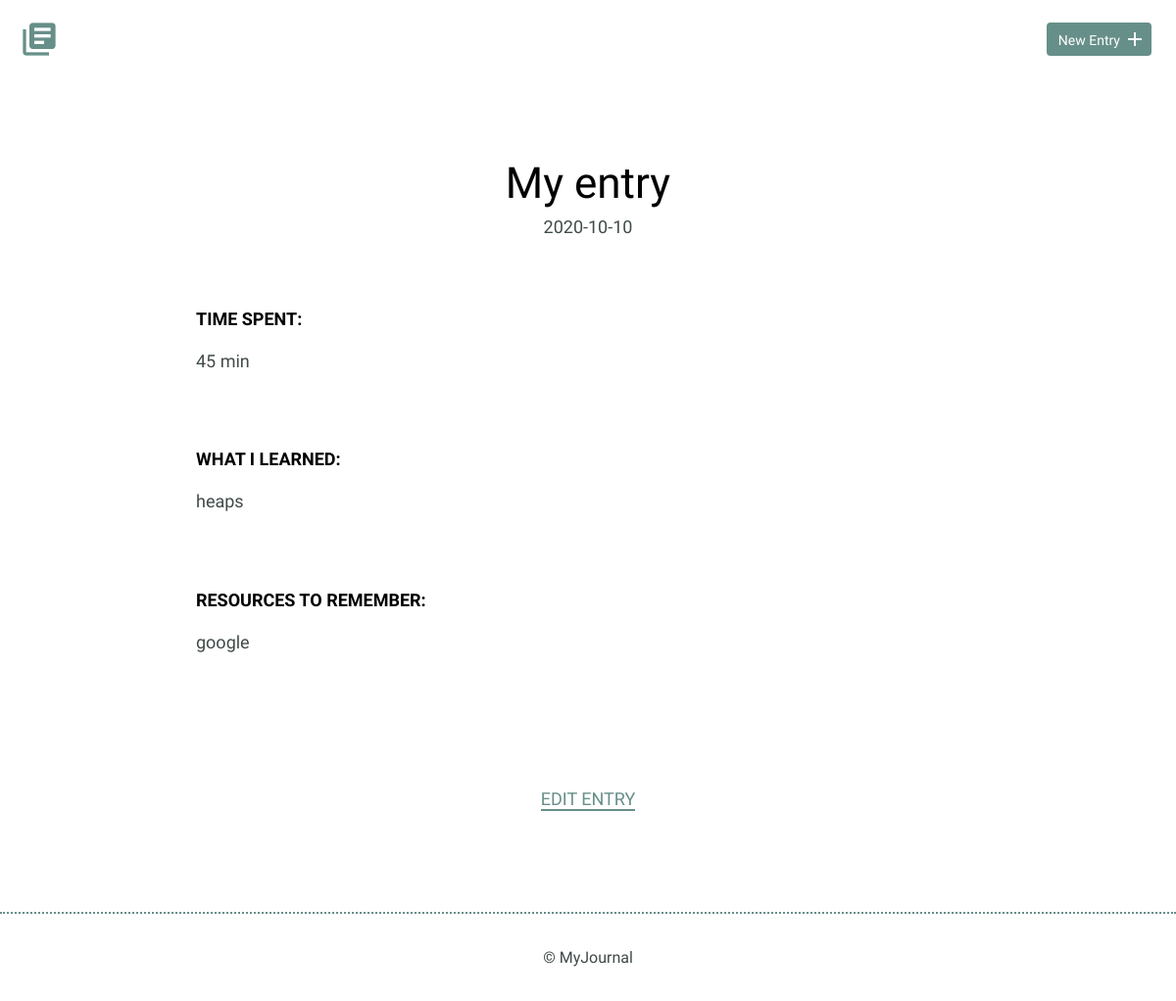
Screenshot of /detail.php?id=1 with the database file from the repository.
### tables this page shows
CREATE TABLE "entries" (
	`id`	INTEGER,
	`title`	TEXT,
	`date`	TEXT,
	`time_spent`	INTEGER,
	`learned`	BLOB,
	`resources`	BLOB,
	PRIMARY KEY(`id`)
);

### inc/functions.php (called while the page is built, shortened)
<?php
function get_journal_entry($entry_id) {
include('dbconnect.php');
$sql = 'SELECT * FROM entries WHERE id = ?';
try {
  $results = $db->prepare($sql);
  $results->bindValue(1,$entry_id,PDO::PARAM_INT);
  $results->execute();
  return $results->fetch(PDO::FETCH_ASSOC);
} catch (Exception $e) {
  echo $e->getMessage();
  return false;
}
}
?>

### detail.php (the view, shortened to what this page needs)
<?php
include('inc/functions.php');
if(isset($_GET['id'])) {
    $entry_id = filter_input(INPUT_GET, 'id',FILTER_SANITIZE_NUMBER_INT);
    $journal_entry = get_journal_entry($entry_id);
}
?>
<!DOCTYPE html>
<html>
    <head>
        <link rel="stylesheet" href="css/normalize.css">
        <link rel="stylesheet" href="css/site.css">
    </head>
    <body>
        <header>
            <div class="container">
                <div class="site-header">
                    <a class="logo" href="index.php"><i class="material-icons">library_books</i></a>
                    <a class="button icon-right" href="new.php"><span>New Entry</span> <i class="material-icons">add</i></a>
                </div>
            </div>
        </header>
        <section>
            <div class="container">
                <div class="entry-list single">
                    <article>
                          <?php
                          echo "<h1>" . $journal_entry['title'] . "</h1>";
                          echo "<time>" . $journal_entry['date'] . "</time>";
                        ?>
                        <div class="entry">
                            <h3>Time Spent: </h3>
                        <p>
                         <?php
                          echo $journal_entry['time_spent'];
                         ?>
                        </p>
                        </div>
                        <div class="entry">
                            <h3>What I Learned:</h3>
                            <p>
                                <?php
                                echo $journal_entry['learned'];
                                ?>
                            </p>
                        </div>
                        <div class="entry">
                            <h3>Resources to Remember:</h3>
                            <p>
                            <?php
                                echo $journal_entry['resources'];
                                ?>
                            </p>
                        </div>
                    </article>
                </div>
            </div>
            <div class="edit">
            <p>
            <?php
            echo "<a href='edit.php?id=" .$entry_id. "'>Edit Entry</a></li>";
            ?>
            </p>
            </div>
        </section>
        <footer>
            <div>
                &copy; MyJournal
            </div>
        </footer>
    </body>
</html>

### css/site.css (style rules this page uses)
body { font-size: 16px; color: #404a49; font-family: 'Cousine', serif; font-weight: 400; }
.container { margin: 0 auto; padding: 0 25px; }
header .site-header { margin: 0 auto; height: 95px; }
header .logo i { color: #678f89; margin: 20px 0 0 -5px; float: left; font-size: 40px; }
header .button { float: right; margin: 33px 0 0 0; }
footer { text-align: center; padding: 35px 0; border-top: 2px dotted #678f89; }
.button { padding: 8px 10px 6px 10px; background: #678f89; border: 2px solid #678f89; border-radius: 4px; text-decoration: none; color: #FFF; position: relative; text-align: center; font-size: 14px; }
.button.icon-right { padding-right: 30px; top: -10px; }
.button.icon-right i { position: absolute; top: 3px; right: 3px; }
h1, h2, h3 { margin: 0; font-weight: 400; line-height: 1em; color: #000; }
h1 { font-size: 44px; margin-bottom: 12px; }
h3 { font-size: 18px; font-family: 'Work Sans', serif; font-weight: 600; text-transform: uppercase; }
p { line-height: 1.8em; font-size: 18px; }
p a { border-bottom: 2px solid #678f89; padding: 0; color: #678f89; text-decoration: none; }
.entry-list, .edit-entry, .new-entry { max-width: 800px; margin: 0 auto; padding: 70px 0 150px 0; }
.entry-list article { margin-bottom: 70px; text-align: center; }
.entry-list article:last-child { margin-bottom: 0; }
.entry-list.single { padding-bottom: 70px; }
.entry-list.single time { font-size: 18px; }
.entry { max-width: 800px; margin: 75px auto 0 auto; text-align: left; }
.entry p { margin-bottom: 40px; }
.edit { padding-bottom: 80px; text-align: center; margin: 0 auto; }
.edit a { font-weight: 400; text-transform: uppercase; font-size: 18px; }

### rows the page displays
entries: title "My entry", date "2020-10-10", time_spent "45 min", learned "heaps", resources "google"
